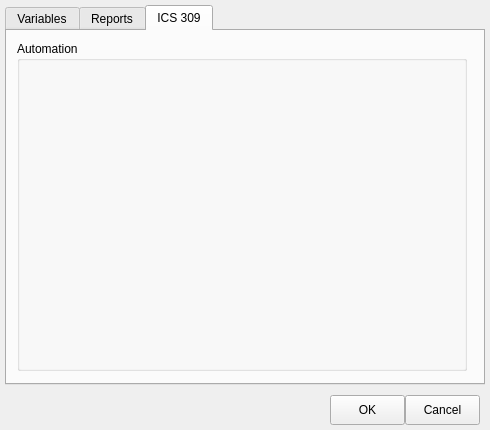
<?xml version="1.0" encoding="UTF-8"?>
<ui version="4.0">
 <class>ReportSettingsDialogClass</class>
 <widget class="QDialog" name="ReportSettingsDialogClass">
  <property name="geometry">
   <rect>
    <x>0</x>
    <y>0</y>
    <width>490</width>
    <height>430</height>
   </rect>
  </property>
  <property name="windowTitle">
   <string>ReportSettingsDialog</string>
  </property>
  <widget class="QTabWidget" name="tabWidget">
   <property name="geometry">
    <rect>
     <x>5</x>
     <y>5</y>
     <width>480</width>
     <height>380</height>
    </rect>
   </property>
   <property name="currentIndex">
    <number>2</number>
   </property>
   <widget class="QWidget" name="tab">
    <attribute name="title">
     <string>Variables</string>
    </attribute>
    <widget class="QGroupBox" name="groupBox">
     <property name="geometry">
      <rect>
       <x>10</x>
       <y>10</y>
       <width>450</width>
       <height>71</height>
      </rect>
     </property>
     <property name="title">
      <string>Global Variables</string>
     </property>
     <widget class="QLabel" name="label">
      <property name="geometry">
       <rect>
        <x>10</x>
        <y>30</y>
        <width>110</width>
        <height>16</height>
       </rect>
      </property>
      <property name="text">
       <string>Next Message</string>
      </property>
     </widget>
     <widget class="QLineEdit" name="cNextMessage">
      <property name="geometry">
       <rect>
        <x>120</x>
        <y>25</y>
        <width>200</width>
        <height>22</height>
       </rect>
      </property>
     </widget>
    </widget>
    <widget class="QGroupBox" name="groupBox_4">
     <property name="geometry">
      <rect>
       <x>10</x>
       <y>90</y>
       <width>450</width>
       <height>260</height>
      </rect>
     </property>
     <property name="title">
      <string>Report Variables, this profile</string>
     </property>
     <widget class="QLineEdit" name="cOrganization">
      <property name="geometry">
       <rect>
        <x>120</x>
        <y>25</y>
        <width>200</width>
        <height>22</height>
       </rect>
      </property>
     </widget>
     <widget class="QLabel" name="label_2">
      <property name="geometry">
       <rect>
        <x>10</x>
        <y>30</y>
        <width>110</width>
        <height>16</height>
       </rect>
      </property>
      <property name="text">
       <string>Organization</string>
      </property>
     </widget>
     <widget class="QLineEdit" name="cCity">
      <property name="geometry">
       <rect>
        <x>120</x>
        <y>50</y>
        <width>200</width>
        <height>22</height>
       </rect>
      </property>
     </widget>
     <widget class="QLabel" name="label_3">
      <property name="geometry">
       <rect>
        <x>10</x>
        <y>55</y>
        <width>110</width>
        <height>16</height>
       </rect>
      </property>
      <property name="text">
       <string>City</string>
      </property>
     </widget>
     <widget class="QLineEdit" name="cCounty">
      <property name="geometry">
       <rect>
        <x>120</x>
        <y>75</y>
        <width>200</width>
        <height>22</height>
       </rect>
      </property>
     </widget>
     <widget class="QLabel" name="label_4">
      <property name="geometry">
       <rect>
        <x>10</x>
        <y>80</y>
        <width>110</width>
        <height>16</height>
       </rect>
      </property>
      <property name="text">
       <string>County</string>
      </property>
     </widget>
     <widget class="QLineEdit" name="cState">
      <property name="geometry">
       <rect>
        <x>120</x>
        <y>100</y>
        <width>60</width>
        <height>22</height>
       </rect>
      </property>
     </widget>
     <widget class="QLabel" name="label_5">
      <property name="geometry">
       <rect>
        <x>10</x>
        <y>105</y>
        <width>110</width>
        <height>16</height>
       </rect>
      </property>
      <property name="text">
       <string>State/Prov</string>
      </property>
     </widget>
     <widget class="QLineEdit" name="cTaticalLocation">
      <property name="geometry">
       <rect>
        <x>120</x>
        <y>125</y>
        <width>200</width>
        <height>22</height>
       </rect>
      </property>
     </widget>
     <widget class="QLabel" name="label_6">
      <property name="geometry">
       <rect>
        <x>10</x>
        <y>130</y>
        <width>110</width>
        <height>16</height>
       </rect>
      </property>
      <property name="text">
       <string>Tactical location</string>
      </property>
     </widget>
     <widget class="QLineEdit" name="cTextVariable_2">
      <property name="geometry">
       <rect>
        <x>120</x>
        <y>200</y>
        <width>200</width>
        <height>22</height>
       </rect>
      </property>
     </widget>
     <widget class="QLabel" name="label_7">
      <property name="geometry">
       <rect>
        <x>10</x>
        <y>205</y>
        <width>110</width>
        <height>16</height>
       </rect>
      </property>
      <property name="text">
       <string>Text variable #2</string>
      </property>
     </widget>
     <widget class="QLineEdit" name="cTextVariable_3">
      <property name="geometry">
       <rect>
        <x>120</x>
        <y>225</y>
        <width>200</width>
        <height>22</height>
       </rect>
      </property>
     </widget>
     <widget class="QLabel" name="label_8">
      <property name="geometry">
       <rect>
        <x>10</x>
        <y>230</y>
        <width>110</width>
        <height>16</height>
       </rect>
      </property>
      <property name="text">
       <string>Text variable #3</string>
      </property>
     </widget>
     <widget class="QLineEdit" name="cTaticalId">
      <property name="geometry">
       <rect>
        <x>120</x>
        <y>150</y>
        <width>50</width>
        <height>22</height>
       </rect>
      </property>
      <property name="maxLength">
       <number>3</number>
      </property>
     </widget>
     <widget class="QLabel" name="label_9">
      <property name="geometry">
       <rect>
        <x>10</x>
        <y>155</y>
        <width>110</width>
        <height>16</height>
       </rect>
      </property>
      <property name="text">
       <string>Tactical ID</string>
      </property>
     </widget>
     <widget class="QLineEdit" name="cTaticalLocation_3">
      <property name="geometry">
       <rect>
        <x>120</x>
        <y>175</y>
        <width>200</width>
        <height>22</height>
       </rect>
      </property>
     </widget>
     <widget class="QLabel" name="label_10">
      <property name="geometry">
       <rect>
        <x>10</x>
        <y>180</y>
        <width>110</width>
        <height>16</height>
       </rect>
      </property>
      <property name="text">
       <string>Tactical name</string>
      </property>
     </widget>
     <widget class="QLabel" name="label_11">
      <property name="geometry">
       <rect>
        <x>195</x>
        <y>155</y>
        <width>65</width>
        <height>16</height>
       </rect>
      </property>
      <property name="text">
       <string>User ID</string>
      </property>
     </widget>
     <widget class="QLineEdit" name="cUserId">
      <property name="geometry">
       <rect>
        <x>265</x>
        <y>150</y>
        <width>50</width>
        <height>22</height>
       </rect>
      </property>
      <property name="text">
       <string/>
      </property>
      <property name="maxLength">
       <number>3</number>
      </property>
     </widget>
    </widget>
   </widget>
   <widget class="QWidget" name="tab_2">
    <attribute name="title">
     <string>Reports</string>
    </attribute>
    <widget class="QGroupBox" name="groupBox_2">
     <property name="geometry">
      <rect>
       <x>10</x>
       <y>10</y>
       <width>450</width>
       <height>135</height>
      </rect>
     </property>
     <property name="title">
      <string>Fast Load Reports</string>
     </property>
     <widget class="QLabel" name="label_12">
      <property name="geometry">
       <rect>
        <x>10</x>
        <y>30</y>
        <width>49</width>
        <height>16</height>
       </rect>
      </property>
      <property name="text">
       <string>F5</string>
      </property>
     </widget>
     <widget class="QLabel" name="label_13">
      <property name="geometry">
       <rect>
        <x>10</x>
        <y>55</y>
        <width>49</width>
        <height>16</height>
       </rect>
      </property>
      <property name="text">
       <string>F6</string>
      </property>
     </widget>
     <widget class="QLabel" name="label_14">
      <property name="geometry">
       <rect>
        <x>10</x>
        <y>80</y>
        <width>49</width>
        <height>16</height>
       </rect>
      </property>
      <property name="text">
       <string>F7</string>
      </property>
     </widget>
     <widget class="QLabel" name="label_15">
      <property name="geometry">
       <rect>
        <x>10</x>
        <y>105</y>
        <width>49</width>
        <height>16</height>
       </rect>
      </property>
      <property name="text">
       <string>F8</string>
      </property>
     </widget>
     <widget class="QLineEdit" name="cF5File">
      <property name="geometry">
       <rect>
        <x>70</x>
        <y>25</y>
        <width>320</width>
        <height>22</height>
       </rect>
      </property>
     </widget>
     <widget class="QPushButton" name="cFindF5File">
      <property name="geometry">
       <rect>
        <x>390</x>
        <y>25</y>
        <width>30</width>
        <height>22</height>
       </rect>
      </property>
      <property name="text">
       <string>...</string>
      </property>
     </widget>
     <widget class="QLineEdit" name="cF6File">
      <property name="geometry">
       <rect>
        <x>70</x>
        <y>50</y>
        <width>320</width>
        <height>22</height>
       </rect>
      </property>
     </widget>
     <widget class="QPushButton" name="cFindF6File">
      <property name="geometry">
       <rect>
        <x>390</x>
        <y>50</y>
        <width>30</width>
        <height>22</height>
       </rect>
      </property>
      <property name="text">
       <string>...</string>
      </property>
     </widget>
     <widget class="QLineEdit" name="cF7File">
      <property name="geometry">
       <rect>
        <x>70</x>
        <y>75</y>
        <width>320</width>
        <height>22</height>
       </rect>
      </property>
     </widget>
     <widget class="QPushButton" name="cFindF7File">
      <property name="geometry">
       <rect>
        <x>390</x>
        <y>75</y>
        <width>30</width>
        <height>22</height>
       </rect>
      </property>
      <property name="text">
       <string>...</string>
      </property>
     </widget>
     <widget class="QLineEdit" name="cF8File">
      <property name="geometry">
       <rect>
        <x>70</x>
        <y>100</y>
        <width>320</width>
        <height>22</height>
       </rect>
      </property>
     </widget>
     <widget class="QPushButton" name="cFindF8File">
      <property name="geometry">
       <rect>
        <x>390</x>
        <y>100</y>
        <width>30</width>
        <height>22</height>
       </rect>
      </property>
      <property name="text">
       <string>...</string>
      </property>
     </widget>
    </widget>
   </widget>
   <widget class="QWidget" name="tab_3">
    <attribute name="title">
     <string>ICS 309</string>
    </attribute>
    <widget class="QGroupBox" name="groupBox_3">
     <property name="geometry">
      <rect>
       <x>10</x>
       <y>10</y>
       <width>450</width>
       <height>330</height>
      </rect>
     </property>
     <property name="title">
      <string>Automation</string>
     </property>
    </widget>
   </widget>
  </widget>
  <widget class="QPushButton" name="cOK">
   <property name="geometry">
    <rect>
     <x>330</x>
     <y>395</y>
     <width>75</width>
     <height>30</height>
    </rect>
   </property>
   <property name="text">
    <string>OK</string>
   </property>
  </widget>
  <widget class="QPushButton" name="cCancel">
   <property name="geometry">
    <rect>
     <x>405</x>
     <y>395</y>
     <width>75</width>
     <height>30</height>
    </rect>
   </property>
   <property name="text">
    <string>Cancel</string>
   </property>
  </widget>
 </widget>
 <layoutdefault spacing="6" margin="11"/>
 <resources/>
 <connections>
  <connection>
   <sender>cOK</sender>
   <signal>clicked()</signal>
   <receiver>ReportSettingsDialogClass</receiver>
   <slot>accept()</slot>
   <hints>
    <hint type="sourcelabel">
     <x>370</x>
     <y>406</y>
    </hint>
    <hint type="destinationlabel">
     <x>308</x>
     <y>410</y>
    </hint>
   </hints>
  </connection>
  <connection>
   <sender>cCancel</sender>
   <signal>clicked()</signal>
   <receiver>ReportSettingsDialogClass</receiver>
   <slot>reject()</slot>
   <hints>
    <hint type="sourcelabel">
     <x>442</x>
     <y>421</y>
    </hint>
    <hint type="destinationlabel">
     <x>425</x>
     <y>430</y>
    </hint>
   </hints>
  </connection>
 </connections>
</ui>
